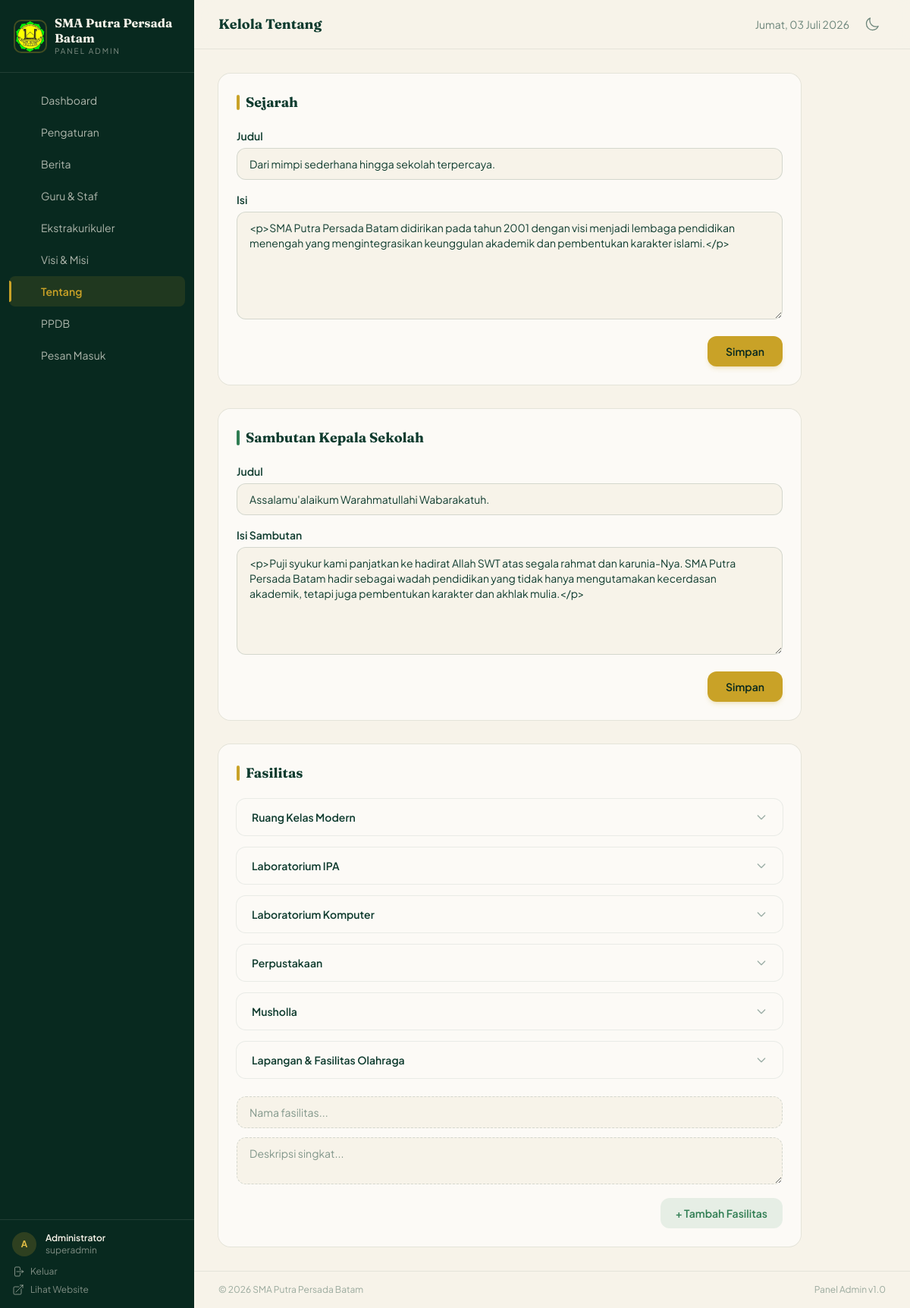
Page /admin/kelola_tentang.php (signed in) on the committed database.
### tables this page shows
CREATE TABLE pengaturan (
  id    INT AUTO_INCREMENT PRIMARY KEY,
  kunci VARCHAR(100) NOT NULL UNIQUE,
  nilai TEXT NOT NULL
);

CREATE TABLE tentang (
  id     INT AUTO_INCREMENT PRIMARY KEY,
  bagian VARCHAR(50) NOT NULL,
  judul  VARCHAR(200) DEFAULT NULL,
  isi    TEXT         NOT NULL
);

### config/koneksi.php (called while the page is built, shortened)
<?php
function db(): PDO {
    static $pdo = null;
    if ($pdo === null) {
        $dsn = "mysql:host=" . DB_HOST . ";dbname=" . DB_NAME . ";charset=" . DB_CHARSET;
        $pdo = new PDO($dsn, DB_USER, DB_PASS, [
            PDO::ATTR_ERRMODE            => PDO::ERRMODE_EXCEPTION,
            PDO::ATTR_DEFAULT_FETCH_MODE => PDO::FETCH_ASSOC,
            PDO::ATTR_EMULATE_PREPARES   => false,
        ]);
    }
    return $pdo;
}
function setting(string $kunci): ?string {
    $stmt = db()->prepare('SELECT nilai FROM pengaturan WHERE kunci = ?');
    $stmt->execute([$kunci]);
    $row = $stmt->fetch();
    return $row ? $row['nilai'] : null;
}
function esc(string $str): string {
    return htmlspecialchars($str, ENT_QUOTES, 'UTF-8');
}
function tglIndo(string $tgl): string {
    $bulan = ['Januari','Februari','Maret','April','Mei','Juni','Juli','Agustus','September','Oktober','November','Desember'];
    $d = new DateTime($tgl);
    return $d->format('d') . ' ' . $bulan[(int)$d->format('m') - 1] . ' ' . $d->format('Y');
}

### admin/auth.php (called while the page is built, shortened)
<?php
require_once __DIR__ . '/../config/koneksi.php';
function admin_name(): string {
    return $_SESSION['admin_nama'] ?? 'Admin';
}

### admin/kelola_tentang.php (the view, shortened to what this page needs)
<?php
require_once 'auth.php';
$pdo = db();
$sejarah   = $pdo->query("SELECT * FROM tentang WHERE bagian='sejarah' LIMIT 1")->fetch();
$sambutan  = $pdo->query("SELECT * FROM tentang WHERE bagian='sambutan' LIMIT 1")->fetch();
$fasilitas = $pdo->query("SELECT * FROM tentang WHERE bagian='fasilitas' ORDER BY id")->fetchAll();
$pageTitle = 'Kelola Tentang';
include 'admin_head.php';
?>
<div class="max-w-3xl space-y-8">
  <div class="admin-card bg-white/60 dark:bg-pine/40 backdrop-blur-sm rounded-2xl ring-1 ring-pine/8 dark:ring-cream/8 p-6">
    <h3 class="font-serif text-lg font-bold mb-5 flex items-center gap-2">
      <span class="w-1 h-5 rounded-full bg-brass"></span> Sejarah
    </h3>
    <form method="POST">
      <div class="mb-4">
        <label class="block text-sm font-semibold mb-1.5">Judul</label>
        <input type="text" name="judul" value="<?php echo esc($sejarah['judul'] ?? ''); ?>"
               class="w-full px-4 py-2.5 rounded-xl bg-cream dark:bg-pine-deep border border-pine/15 dark:border-cream/15 focus:border-brass focus:ring-2 focus:ring-brass/20 outline-none transition text-sm">
      </div>
      <div class="mb-4">
        <label class="block text-sm font-semibold mb-1.5">Isi</label>
        <textarea name="isi" rows="6"
                  class="w-full px-4 py-2.5 rounded-xl bg-cream dark:bg-pine-deep border border-pine/15 dark:border-cream/15 focus:border-brass focus:ring-2 focus:ring-brass/20 outline-none transition text-sm"><?php echo esc($sejarah['isi'] ?? ''); ?></textarea>
      </div>
      <div class="flex justify-end">
        <button type="submit" class="btn-action px-6 py-2.5 rounded-xl bg-brass hover:bg-brass-light text-pine-deep font-semibold text-sm shadow-md shadow-brass/20 hover:shadow-lg transition">Simpan</button>
      </div>
    </form>
  </div>
  <div class="admin-card bg-white/60 dark:bg-pine/40 backdrop-blur-sm rounded-2xl ring-1 ring-pine/8 dark:ring-cream/8 p-6">
    <h3 class="font-serif text-lg font-bold mb-5 flex items-center gap-2">
      <span class="w-1 h-5 rounded-full bg-leaf"></span> Sambutan Kepala Sekolah
    </h3>
    <form method="POST">
      <div class="mb-4">
        <label class="block text-sm font-semibold mb-1.5">Judul</label>
        <input type="text" name="judul" value="<?php echo esc($sambutan['judul'] ?? ''); ?>"
               class="w-full px-4 py-2.5 rounded-xl bg-cream dark:bg-pine-deep border border-pine/15 dark:border-cream/15 focus:border-brass focus:ring-2 focus:ring-brass/20 outline-none transition text-sm">
      </div>
      <div class="mb-4">
        <label class="block text-sm font-semibold mb-1.5">Isi Sambutan</label>
        <textarea name="isi" rows="6"
                  class="w-full px-4 py-2.5 rounded-xl bg-cream dark:bg-pine-deep border border-pine/15 dark:border-cream/15 focus:border-brass focus:ring-2 focus:ring-brass/20 outline-none transition text-sm"><?php echo esc($sambutan['isi'] ?? ''); ?></textarea>
      </div>
      <div class="flex justify-end">
        <button type="submit" class="btn-action px-6 py-2.5 rounded-xl bg-brass hover:bg-brass-light text-pine-deep font-semibold text-sm shadow-md shadow-brass/20 hover:shadow-lg transition">Simpan</button>
      </div>
    </form>
  </div>
  <div class="admin-card bg-white/60 dark:bg-pine/40 backdrop-blur-sm rounded-2xl ring-1 ring-pine/8 dark:ring-cream/8 p-6">
    <h3 class="font-serif text-lg font-bold mb-5 flex items-center gap-2">
      <span class="w-1 h-5 rounded-full bg-brass"></span> Fasilitas
    </h3>
    <?php if (!empty($fasilitas)): ?>
      <div class="space-y-4 mb-6">
        <?php foreach ($fasilitas as $f): ?>
          <details class="group rounded-xl ring-1 ring-pine/8 dark:ring-cream/8 overflow-hidden">
            <summary class="flex items-center justify-between px-5 py-3.5 cursor-pointer hover:bg-pine/3 dark:hover:bg-cream/5 transition">
              <span class="font-semibold text-sm"><?php echo esc($f['judul']); ?></span>
              <svg class="w-4 h-4 text-pine/40 dark:text-cream/40 group-open:rotate-180 transition-transform" fill="none" stroke="currentColor" viewBox="0 0 24 24"><path stroke-linecap="round" stroke-linejoin="round" stroke-width="2" d="M19 9l-7 7-7-7"/></svg>
            </summary>
          </details>
        <?php endforeach; ?>
      </div>
    <?php endif; ?>
    <form method="POST" class="space-y-3">
      <input type="text" name="judul" required placeholder="Nama fasilitas..."
             class="w-full px-4 py-2.5 rounded-xl bg-cream dark:bg-pine-deep border border-pine/15 dark:border-cream/15 border-dashed focus:border-brass focus:ring-2 focus:ring-brass/20 outline-none transition text-sm">
      <textarea name="isi" rows="2" placeholder="Deskripsi singkat..."
                class="w-full px-4 py-2.5 rounded-xl bg-cream dark:bg-pine-deep border border-pine/15 dark:border-cream/15 border-dashed focus:border-brass focus:ring-2 focus:ring-brass/20 outline-none transition text-sm"></textarea>
      <div class="flex justify-end">
        <button type="submit" class="btn-action px-5 py-2.5 rounded-xl bg-leaf/10 text-leaf hover:bg-leaf/20 font-semibold text-sm transition">+ Tambah Fasilitas</button>
      </div>
    </form>
  </div>
</div>
<?php include 'admin_foot.php'; ?>

### admin/admin_head.php (shortened to what this page needs)
<?php
$namaSekolah = setting('nama_sekolah') ?? 'SMA Putra Persada Batam';
$currentPage = basename($_SERVER['PHP_SELF']);
$hari      = ['Minggu','Senin','Selasa','Rabu','Kamis','Jumat','Sabtu'];
$tglTopbar = $hari[(int)date('w')] . ', ' . tglIndo(date('Y-m-d'));
$navItems = [
    ['file'=>'dashboard.php',        'icon'=>'grid',    'label'=>'Dashboard'],
    ['file'=>'kelola_pengaturan.php', 'icon'=>'cog',     'label'=>'Pengaturan'],
    ['file'=>'kelola_berita.php',     'icon'=>'news',    'label'=>'Berita'],
    ['file'=>'kelola_guru.php',       'icon'=>'users',   'label'=>'Guru & Staf'],
    ['file'=>'kelola_ekskul.php',     'icon'=>'star',    'label'=>'Ekstrakurikuler'],
    ['file'=>'kelola_visimisi.php',   'icon'=>'eye',     'label'=>'Visi & Misi'],
    ['file'=>'kelola_tentang.php',    'icon'=>'info',    'label'=>'Tentang'],
    ['file'=>'kelola_ppdb.php',       'icon'=>'doc',     'label'=>'PPDB'],
    ['file'=>'pesan_masuk.php',       'icon'=>'mail',    'label'=>'Pesan Masuk'],
];
?>
<!DOCTYPE html>
<html lang="id">
<head>
  <script src="https://cdn.jsdelivr.net/npm/@tailwindcss/browser@4.3.0/dist/index.global.js"></script>
</head>
<body class="min-h-dvh antialiased bg-cream dark:bg-pine-deep text-pine dark:text-cream font-sans">
  <aside id="sidebar" class="fixed top-0 left-0 bottom-0 w-64 bg-pine-deep text-cream z-50 flex flex-col sidebar-enter
                               lg:translate-x-0 -translate-x-full">
    <div class="p-5 border-b border-cream/10">
      <a href="dashboard.php" class="flex items-center gap-3 group">
        <img src="../assets/img/logo.jpeg" alt="Logo" class="w-10 h-10 rounded-lg object-cover ring-2 ring-brass/30
                                                    group-hover:ring-brass transition duration-300">
        <div>
          <h1 class="font-serif text-base font-bold leading-tight group-hover:text-brass-light transition"><?php echo esc($namaSekolah); ?></h1>
          <p class="text-[10px] tracking-[0.2em] text-cream/50 uppercase">Panel Admin</p>
        </div>
      </a>
    </div>
    <nav class="flex-1 overflow-y-auto py-4 px-3 space-y-0.5">
      <?php foreach ($navItems as $item): ?>
        <a href="<?php echo $item['file']; ?>"
           class="sidebar-link flex items-center gap-3 px-3 py-2.5 rounded-lg text-sm
                  <?php echo $currentPage === $item['file']
                      ? 'active font-semibold text-brass-light'
                      : 'text-cream/70 hover:text-cream hover:bg-cream/5'; ?>">
          <svg class="w-[18px] h-[18px] shrink-0" fill="none" stroke="currentColor" viewBox="0 0 24 24">
            <?php echo $iconPaths[$item['icon']]; ?>
          </svg>
          <?php echo $item['label']; ?>
        </a>
      <?php endforeach; ?>
    </nav>
    <div class="p-4 border-t border-cream/10">
      <div class="flex items-center gap-3 mb-3">
        <div class="w-8 h-8 rounded-full bg-brass/20 flex items-center justify-center text-brass-light font-bold text-xs">
          <?php echo strtoupper(substr(admin_name(), 0, 1)); ?>
        </div>
        <div class="text-xs">
          <p class="font-semibold"><?php echo esc(admin_name()); ?></p>
          <p class="text-cream/50"><?php echo esc($_SESSION['admin_role'] ?? 'admin'); ?></p>
        </div>
      </div>
      <a href="logout.php" class="flex items-center gap-2 text-xs text-cream/50 hover:text-red-400 transition">
        <svg class="w-4 h-4" fill="none" stroke="currentColor" viewBox="0 0 24 24"><path stroke-linecap="round" stroke-linejoin="round" stroke-width="1.5" d="M15.75 9V5.25A2.25 2.25 0 0013.5 3h-6a2.25 2.25 0 00-2.25 2.25v13.5A2.25 2.25 0 007.5 21h6a2.25 2.25 0 002.25-2.25V15m3 0l3-3m0 0l-3-3m3 3H9"/></svg>
        Keluar
      </a>
      <a href="../index.php" target="_blank" class="flex items-center gap-2 text-xs text-cream/50 hover:text-cream mt-2 transition">
        <svg class="w-4 h-4" fill="none" stroke="currentColor" viewBox="0 0 24 24"><path stroke-linecap="round" stroke-linejoin="round" stroke-width="1.5" d="M13.5 6H5.25A2.25 2.25 0 003 8.25v10.5A2.25 2.25 0 005.25 21h10.5A2.25 2.25 0 0018 18.75V10.5m-10.5 6L21 3m0 0h-5.25M21 3v5.25"/></svg>
        Lihat Website
      </a>
    </div>
  </aside>
  <div class="lg:ml-64 min-h-dvh flex flex-col">
    <header class="sticky top-0 z-30 bg-cream/80 dark:bg-pine-deep/80 backdrop-blur-md border-b border-pine/8 dark:border-cream/8">
      <div class="flex items-center justify-between px-5 lg:px-8 h-16">
        <div class="flex items-center gap-4">
          <h2 class="font-serif text-lg font-bold"><?php echo esc($pageTitle); ?></h2>
        </div>
        <div class="flex items-center gap-3 text-sm text-pine/60 dark:text-cream/60">
          <span class="hidden sm:inline"><?php echo esc($tglTopbar); ?></span>
          <button type="button" onclick="toggleTheme()" aria-label="Ganti mode terang atau gelap" title="Ganti mode terang/gelap"
                  class="btn-action p-2 rounded-lg hover:bg-pine/5 dark:hover:bg-cream/5 transition">
          </button>
        </div>
      </div>
    </header>
    <main class="flex-1 p-5 lg:p-8 fade-in">

### admin/admin_head.php (style rules this page uses)
.sidebar-link { position:relative;transition:all .25s ease }
.sidebar-link.active { background:rgba(201,162,39,.12);color:#C9A227 }
.sidebar-link.active::before { content:"";position:absolute;left:0;top:.375rem;bottom:.375rem;width:3px;border-radius:0 3px 3px 0;background:#C9A227 }
.admin-card { transition:transform .25s ease,box-shadow .25s ease }
.btn-action { transition:all .2s ease }
.fade-in { opacity:0;transform:translateY(12px);animation:fadeUp .4s ease forwards }
.sidebar-enter { animation:slideIn .3s ease forwards }
#sidebar { transition:transform .3s ease }
@media (min-width:1024px) { #sidebar { transform:none!important } }

### rows in the picture
pengaturan: nilai "SMA Putra Persada Batam"
tentang: judul "Dari mimpi sederhana hingga sekolah terpercaya.", isi "<p>SMA Putra Persada Batam didirikan pada tahun 2001 dengan visi menjadi lembaga pendidikan menengah yang mengintegrasikan keunggulan akademik dan pembentukan karakter islami.</p>"
tentang: judul "Assalamu'alaikum Warahmatullahi Wabarakatuh.", isi "<p>Puji syukur kami panjatkan ke hadirat Allah SWT atas segala rahmat dan karunia-Nya. SMA Putra Persada Batam hadir sebagai wadah pendidikan yang tidak hanya mengutamakan kecerdasan akademik, tetapi juga pembentukan karakter dan akhlak mulia.</p>"
tentang: judul "Ruang Kelas Modern"
tentang: judul "Laboratorium IPA"
tentang: judul "Laboratorium Komputer"
tentang: judul "Perpustakaan"
tentang: judul "Musholla"
tentang: judul "Lapangan & Fasilitas Olahraga"

### other values in the picture
$item['label'] "Dashboard"
$item['label'] "Pengaturan"
$item['label'] "Berita"
$item['label'] "Guru & Staf"
$item['label'] "Ekstrakurikuler"
$item['label'] "Visi & Misi"
$item['label'] "Tentang"
$item['label'] "PPDB"
$item['label'] "Pesan Masuk"
substr(admin_name(), 0, 1) "A"
admin_name() "Administrator"
$_SESSION['admin_role'] "superadmin"
$pageTitle "Kelola Tentang"
